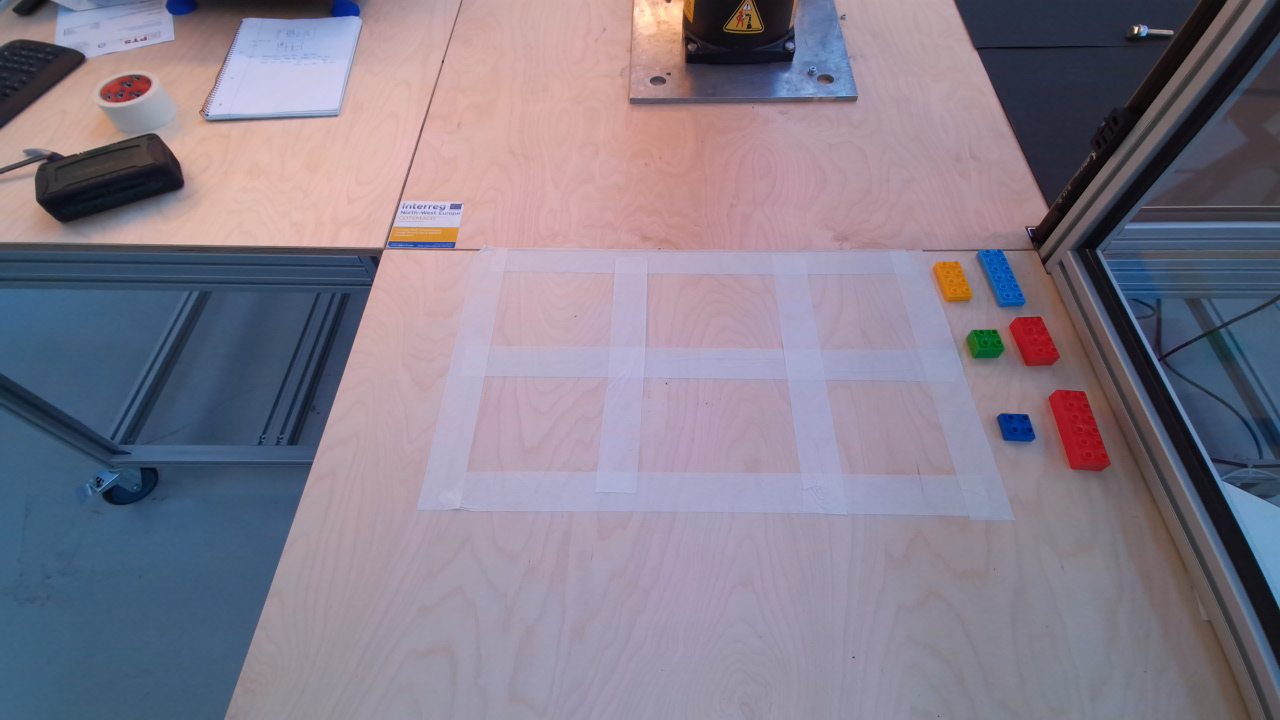
#> input picture colorimg.bmp, 1280 x 720 px
$ python -i Utils.py   (imports and definitions only)   (older library calls are emulated)
#> lines starting #> are read from the running program, lines starting #| are printed output that depends on the picture; after the words box and inside, x2 and y2 are one past the last pixel; in counts of white or black regions, pixels touching at a corner belong together
#> further down, picture is the input picture: shape (720, 1280, 3); mean B, G, R 139.4, 124.4, 132.2
# input a color image after the contour function will output the objects with nicely formatted way
import cv2
import numpy as np
import math
import json
import sys

scale = 3

def dotproduct(v1, v2):
    return sum((a*b) for a, b in zip(v1, v2))

def length(v):
    return math.sqrt(dotproduct(v, v))

# [26 lines left out: functions angle, isSquare, not called in this run]

#def getContours(img, cThr = [33, 37], showCanny = False, minArea = 1000, filter = 0, draw = False):
def getContours(img, cThr = [222, 70], showCanny = True, minArea = 1000, filter = 0, draw = False):

    # [9 lines of commented-out code are left out]
    imgHSV = cv2.cvtColor(img, cv2.COLOR_BGR2HSV)
#> imgHSV: shape (720, 1280, 3); mean H, S, V 114.1, 61.6, 150
    # [17 lines of commented-out code are left out]
    lower_red = np.array([0, 123, 77])
    upper_red = np.array([255, 255, 255])

    mask = cv2.inRange(imgHSV, lower_red, upper_red)
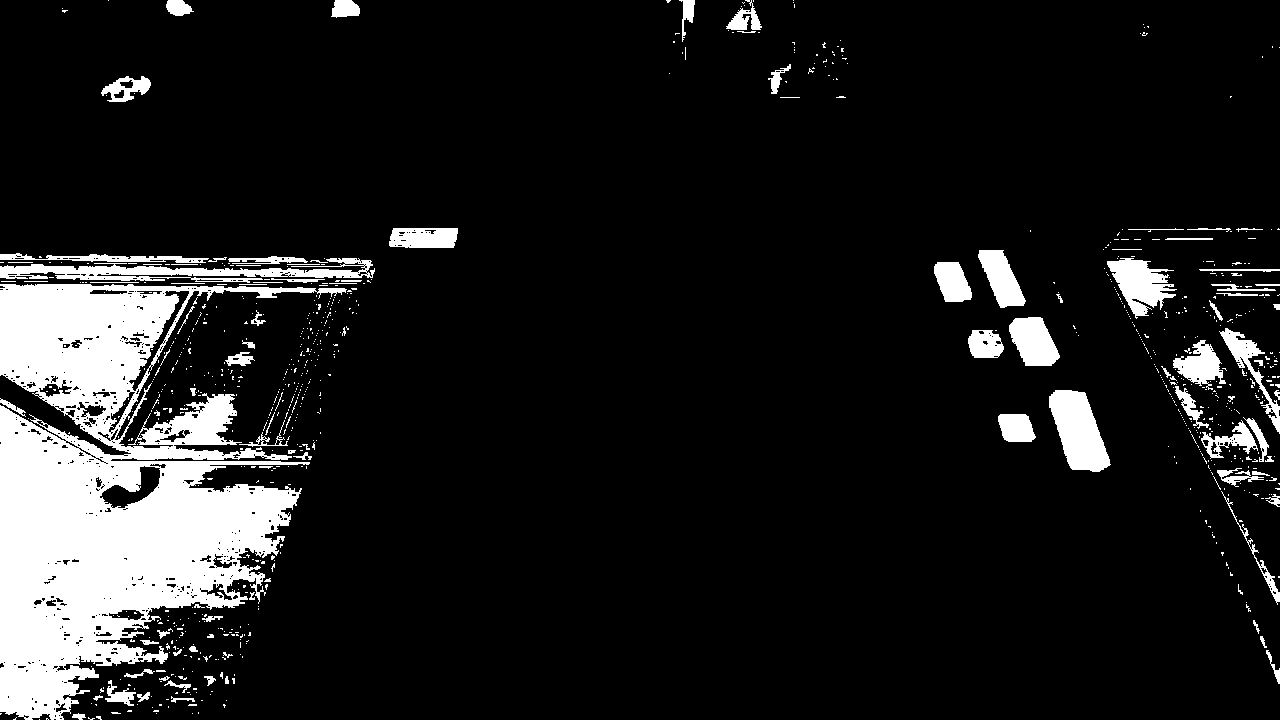
#> mask: shape (720, 1280); 11.5% white; 871 white regions (773 under 20 px), largest, box (x1, y1, x2, y2) and area: (0, 284, 347, 720) 74247, (0, 258, 375, 283) 3947, (1049, 390, 1111, 472) 3215
    # convert an input image into an edge image
    ##imgCanny = cv2.Canny(imgBlur, cThr[0], cThr[1])
    ##imgCanny = cv2.Canny(imgBlur, l_s, l_h)

    kernel = np.ones((5,5))
    mask = cv2.erode(mask, kernel)
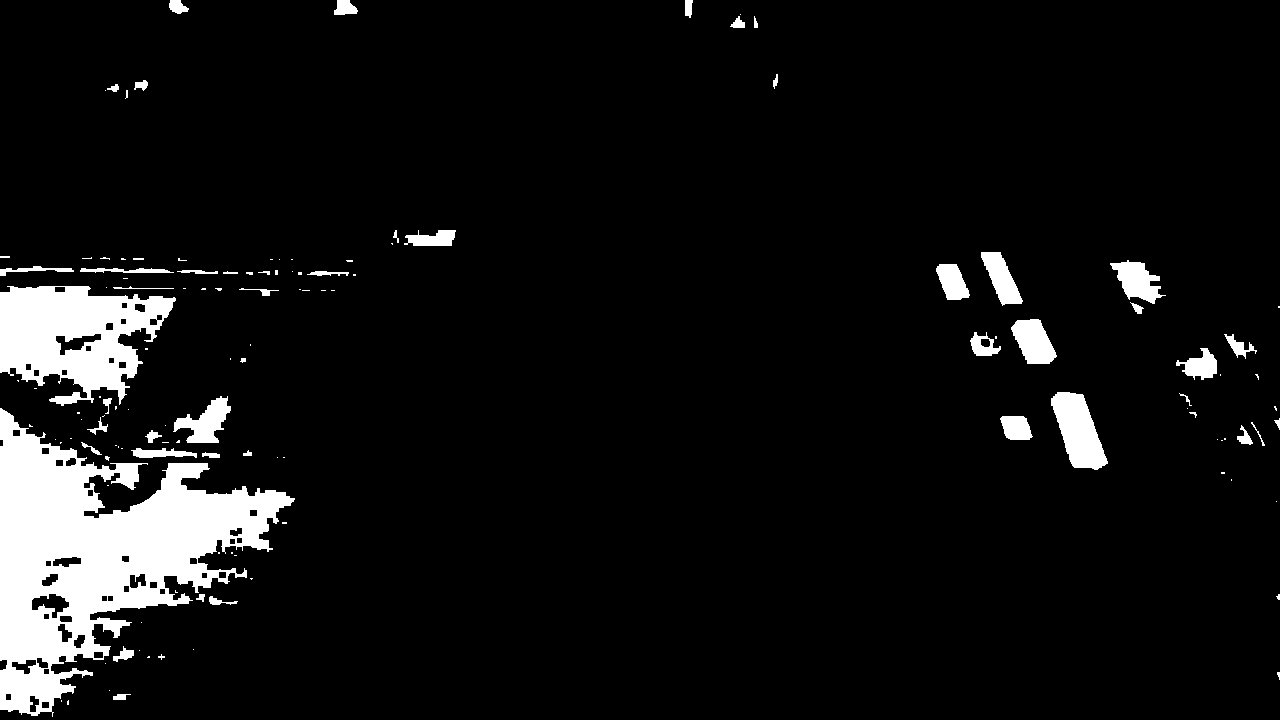
#> mask: shape (720, 1280); 7.3% white; 130 white regions (80 under 20 px)
    # dilate operation used to find connected components
    ##imgDial = cv2.dilate(imgCanny, kernel, iterations = 3)
    # erode eliminate "speckle" noise in an image
    ##imgThre = cv2.erode(imgDial, kernel, iterations = 2)
    ##if showCanny: cv2.imshow('Canny', imgThre)
    if showCanny: cv2.imshow('Canny', mask)
    # find the contour
    # cv2.RETR_EXTERNAL:in this case we need the outer edges
    # cv2.CHAIN_APPROX_SIMPLE use the simple approximation
    ##contours, hierarchy = cv2.findContours(imgThre, cv2.RETR_EXTERNAL, cv2.CHAIN_APPROX_SIMPLE)
    contours, hierarchy = cv2.findContours(mask, cv2.RETR_EXTERNAL, cv2.CHAIN_APPROX_SIMPLE)
#> contours = 130 contours, 90 with area under 20; largest, box (x1, y1, x2, y2) and area: (0, 408, 295, 717) 40370, (0, 286, 176, 406) 13280, (1051, 392, 1108, 470) 2552, (1011, 319, 1057, 364) 1313, (173, 396, 231, 443) 1212
    #print('contours : ',contours)
    finalContours = []
    for i in contours:
        # find the contour area
        area = cv2.contourArea(i)
        if area > minArea:
            # contour perimeter
            peri = cv2.arcLength(i, True)
            # define our contour point
            # cv2.approxPolyDP(i = defined contour, resolution, True = closed Curve)
            #approx = cv2.approxPolyDP(i, 0.02*peri, True)
            approx = cv2.approxPolyDP(i, 0.005 * cv2.arcLength(i, True), True)
            # find the bounding box
            bbox = cv2.boundingRect(approx)

            # if we have the value of filter we are going to filter based on that value
            # and then we will append it to our final contours that we will return through
            # our function, other wise we will append all of the contours that we are getting
            if filter > 0:
                if len(approx) == filter or len(approx) == filter+1:
                    finalContours.append([len(approx), area, approx, bbox, i])
                    reorderApprox = reorder(approx)
                    nW = round(findDis(reorderApprox[0][0] // scale, reorderApprox[1][0] // scale) / 10, 1)
                    nH = round(findDis(reorderApprox[0][0] // scale, reorderApprox[2][0] // scale) / 10, 1)
                    x, y, w, h = bbox

            else:
                finalContours.append([len(approx), area, approx, bbox, i])
#> this loop made 130 passes
#> (area, peri, bbox) on passes 58, 62, 65, 78, 91, 105, 116: (40370.5, 2379.6, (0, 408, 295, 309)), (1212, 238.2, (173, 396, 58, 47)), (2552, 232, (1051, 392, 57, 78)), (1313, 154.6, (1011, 319, 46, 45)), (13279.5, 903.7, (0, 286, 176, 120)), (1177, 206.6, (1110, 260, 56, 44)), (1076.5, 164, (981, 252, 42, 54))
#> area on passes 3, 11, 13, 15, 29, 30: 53, 125, 77.5, 28.5, 54.5, 22.5
#> after the loop, finalContours = 7 items

    # sort these contours out based on their size, sort the biggest contour (based on our area)
    # als our paper
    # reverse = True : sort in descending order
    finalContours = sorted(finalContours, key = lambda x:x[1], reverse = True)
    if draw:
        for con in finalContours:
            pass
            #cv2.drawContours(img, con[4], -1, (255, 0, 0), 10)

    return img, finalContours

# [12 lines left out: function getCenterPoint, not called in this run]

# find the next two corner from the random chosen corner
'''
myPoints [[176  45]
 [168 120]
 [231 195]
 [240 120]]
centerPointParallel [203 120]
myPointsNew[0] [[176  45]]
'''
# [222 lines left out: functions findNextTwoCornerPoint, findCornerPointInLeftSide, reorder, warpImg, not called in this run]

def findDis(pts1, pts2):
    return ((pts2[0]-pts1[0])**2 + (pts2[1]-pts1[1])**2)**0.5

def findDisIn3D(pts1, pts2):
    return ((pts2[0]-pts1[0])**2 + (pts2[1]-pts1[1])**2 + + (pts2[2]-pts1[2])**2)**0.5

def findDisInXY(x1,y1,x2,y2):
    return ((x2 - x1) ** 2 + (y2 - y1) ** 2) ** 0.5

# pos1 = [[x,y,z,a,b,c]]
def findLength(pos1, pos2):
    #print('length', ((pos2[0]-pos1[0])**2 + (pos2[1]-pos1[1])**2 + (pos2[2]-pos1[2])**2)**0.5)
    return ((pos2[0]-pos1[0])**2 + (pos2[1]-pos1[1])**2 + (pos2[2]-pos1[2])**2)**0.5

def findLengthNp(pos1, pos2):
    return ((pos2[0][0] - pos1[0][0]) ** 2 + (pos2[1][0] - pos1[1][0]) ** 2 + (pos2[2][0] - pos1[2][0]) ** 2) ** 0.5

# [116 lines left out: functions convertApproxToList, isSamePolygon, saveCamPosInJSON, getCamPosFromJSON, getGoalPosFromJSON, not called in this run]

>>> import cv2
>>> picture = cv2.imread('colorimg.bmp')
>>> result = getContours(picture)

$ run again, on rgb.png
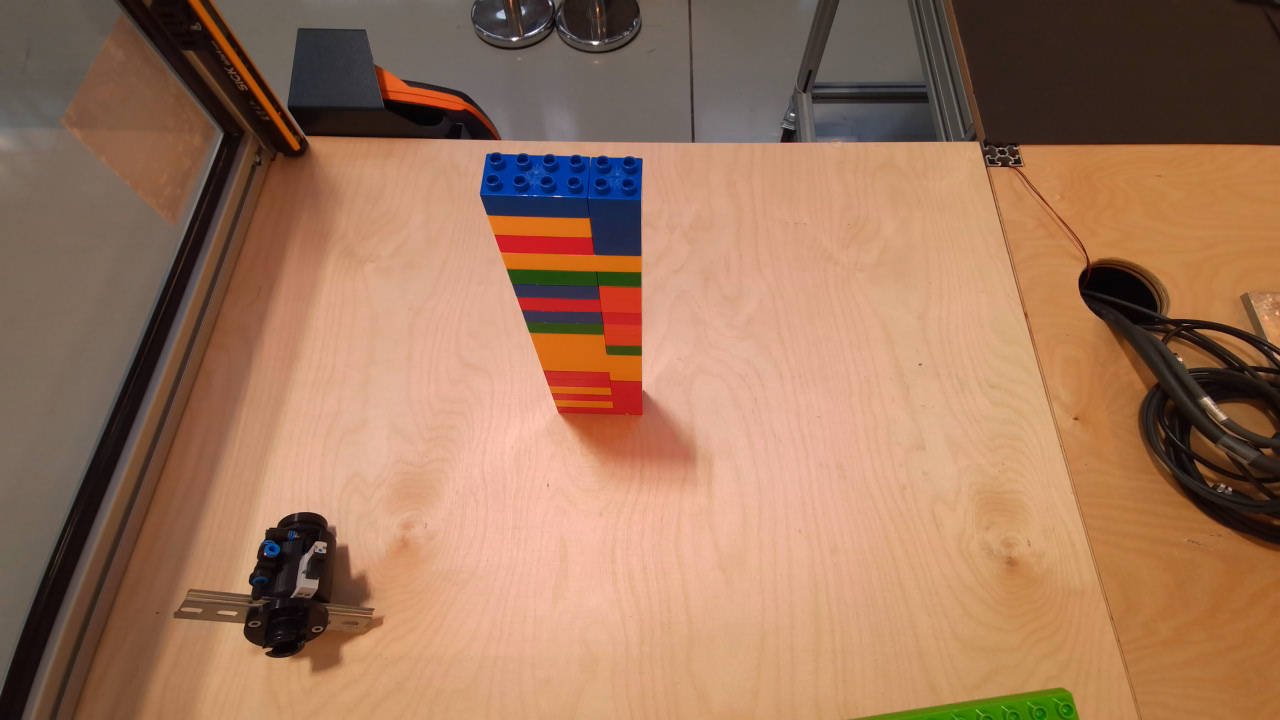
#> input picture rgb.png, 1280 x 720 px
#> picture is the input picture: shape (720, 1280, 3); mean B, G, R 91.3, 117.6, 158.2
#> imgHSV: shape (720, 1280, 3); mean H, S, V 18.6, 111, 159.8
#> in getContours, `mask = cv2.inRange(imgHSV, lower_red, upper_red)`:
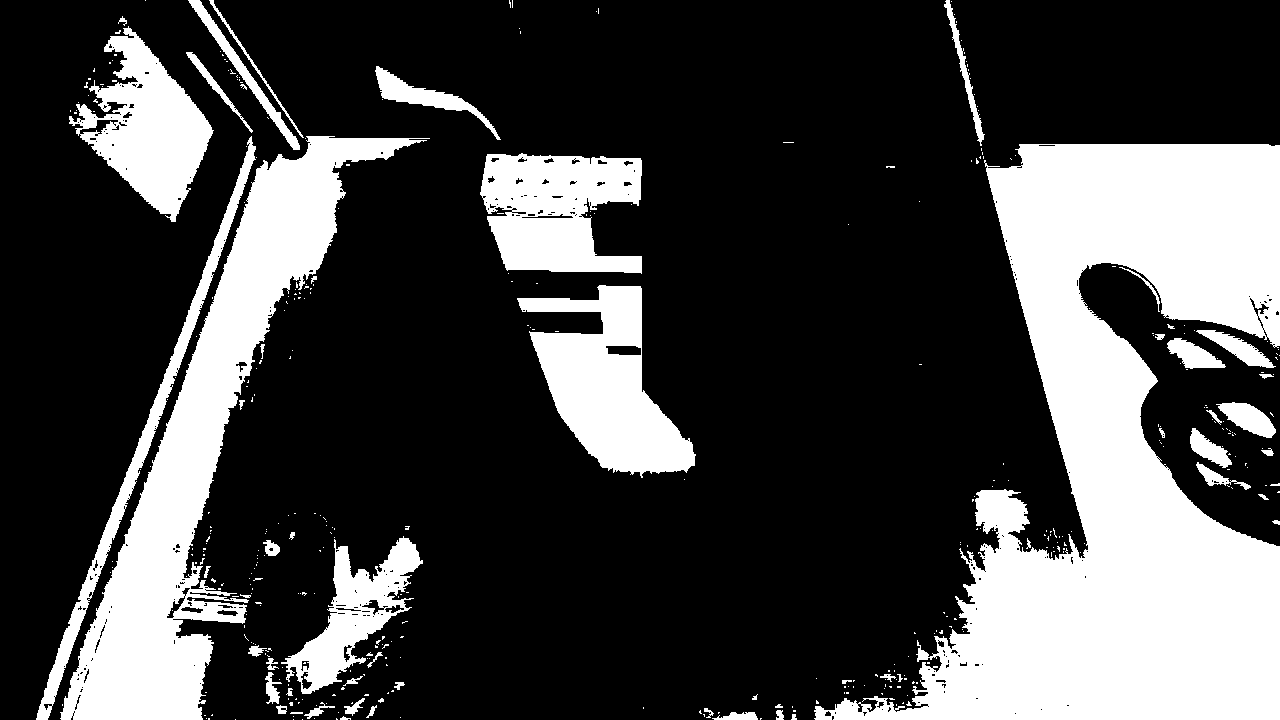
#> mask: shape (720, 1280); 27.3% white; 417 white regions (360 under 20 px), largest, box (x1, y1, x2, y2) and area: (814, 144, 1280, 720) 130012, (60, 136, 430, 720) 49700, (517, 285, 696, 478) 16926
#> in getContours, `mask = cv2.erode(mask, kernel)`:
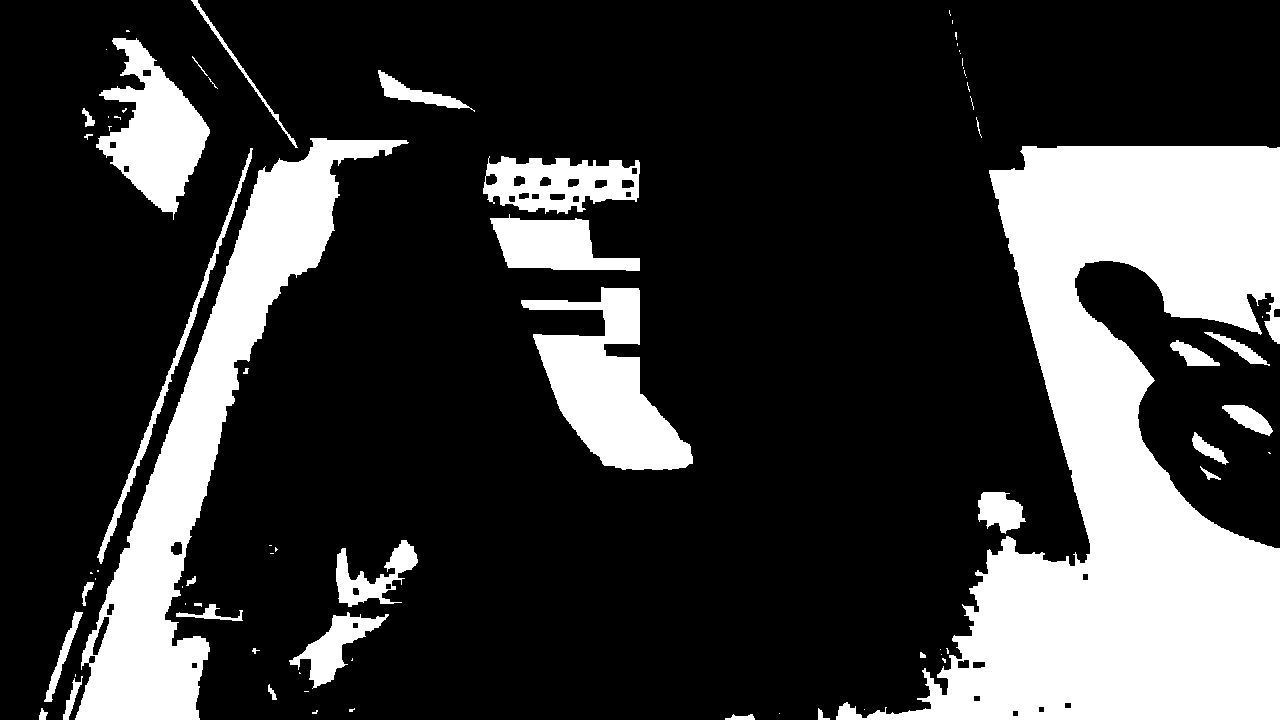
#> mask: shape (720, 1280); 23.2% white; 75 white regions (41 under 20 px)
#> contours = 75 contours, 48 with area under 20; largest, box (x1, y1, x2, y2) and area: (836, 146, 1280, 720) 119436, (75, 138, 409, 720) 41710, (521, 287, 693, 470) 14526, (96, 38, 210, 220) 9758, (483, 156, 640, 214) 6316
#> the loop in getContours, `for i in contours:` made 75 passes
#> (area, peri, approx, bbox) on pass 47: (1913, 987, [[252, 148], [100, 547], [100, 563]], (100, 148, 153, 416))
#> after the loop in getContours, `for i in contours:`: finalContours = 11 items
